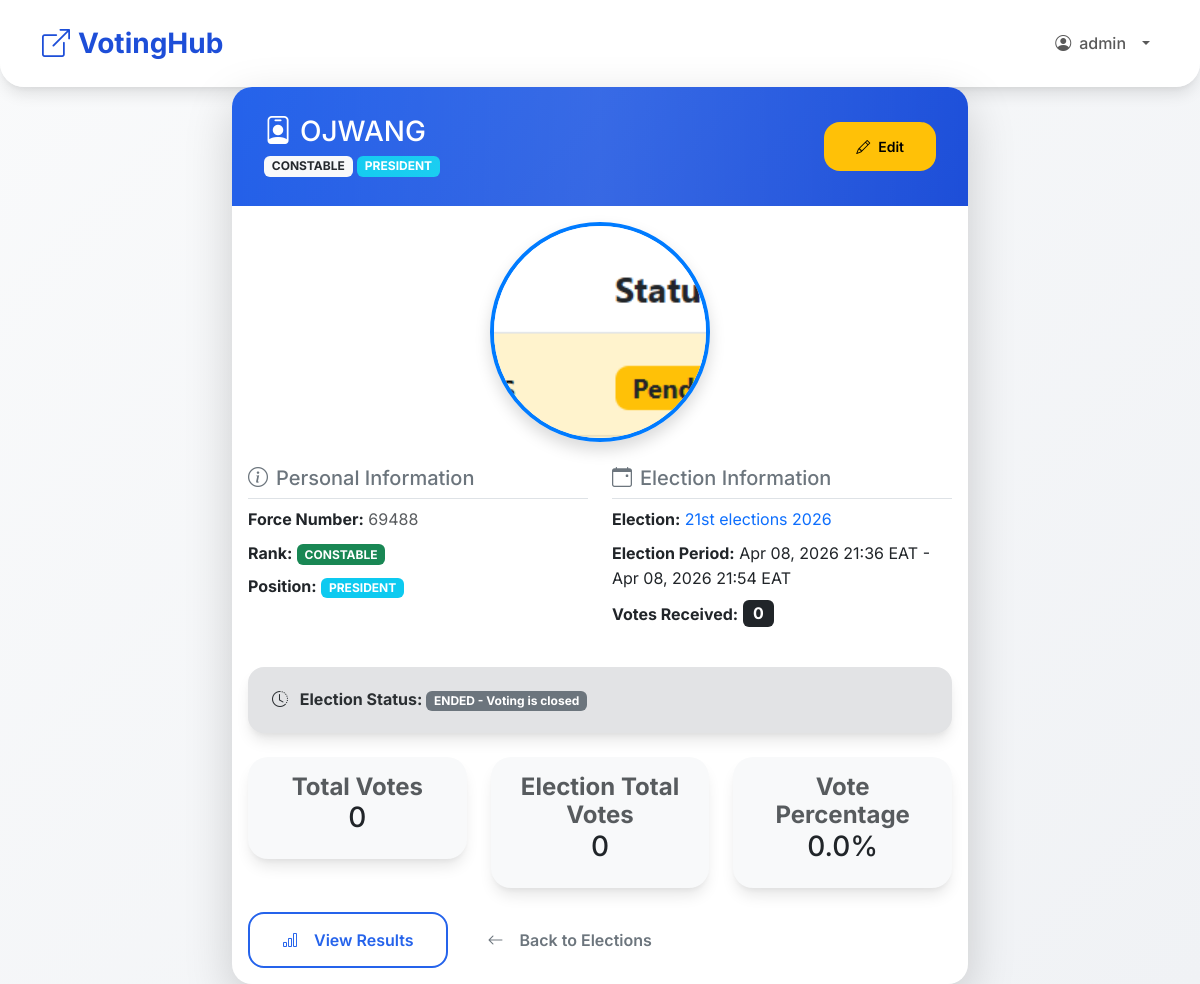
Page /polls/candidates/1/view/ (signed in) on the earlier database version.
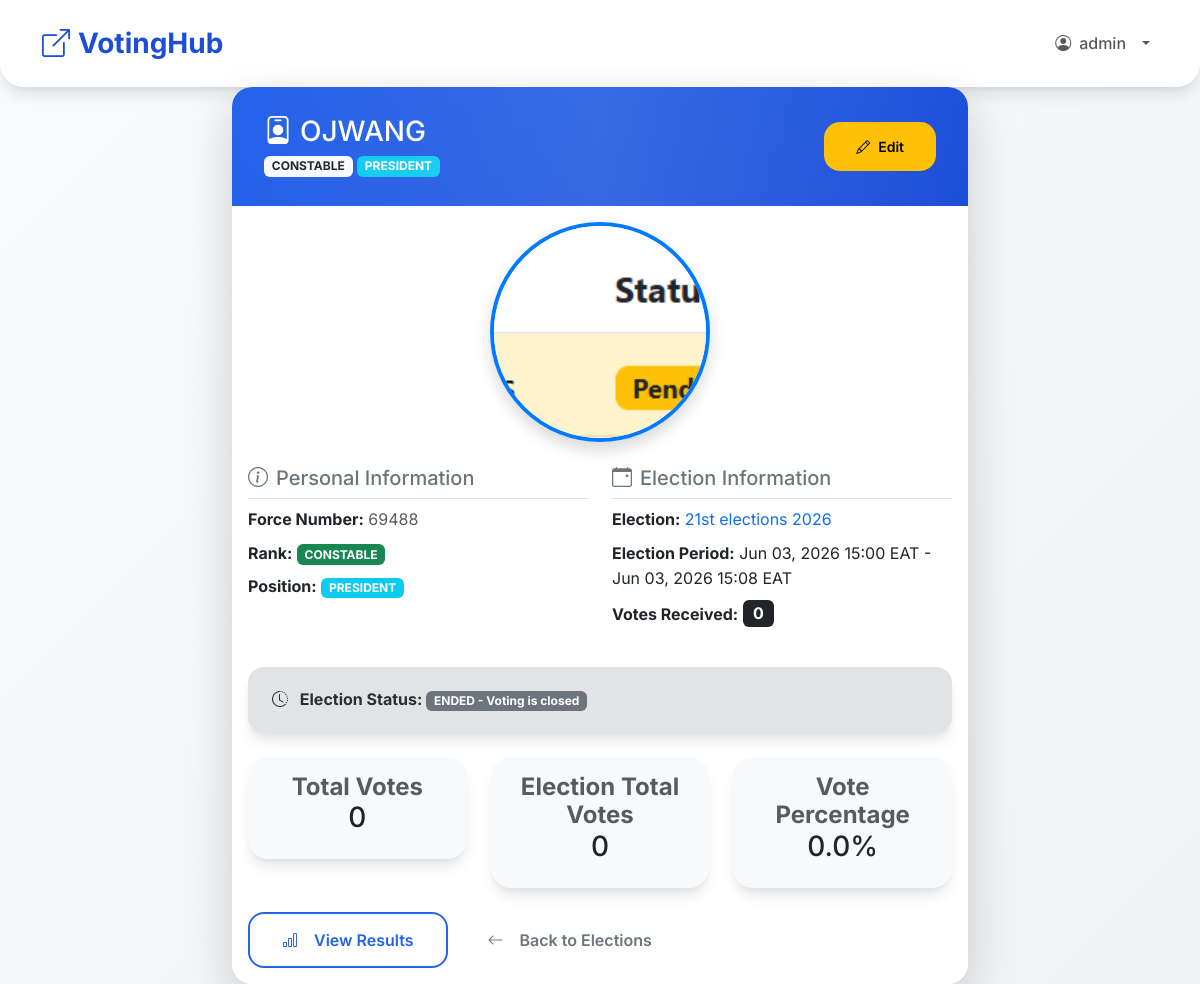
Same page on the later database version.
### polls/models.py (models this page shows, shortened)
class Election(models.Model):
    title = models.CharField(max_length=200)
    description = models.TextField(blank=True)
    positions = models.ManyToManyField(Position, through='ElectionPosition', related_name='elections')
    start_time = models.DateTimeField()
    end_time = models.DateTimeField()
    eligible_ranks = models.CharField(max_length=500, blank=True, help_text="Comma-separated ranks")
    eligible_stations = models.CharField(max_length=500, blank=True, help_text="Comma-separated stations")
    created_by = models.ForeignKey(PoliceUser, on_delete=models.CASCADE, related_name='created_elections')
    logo = models.ImageField(upload_to='election_logos/', blank=True, null=True)
    @property
    def status(self):
        now = timezone.now()
        if now < self.start_time:
            return 'UPCOMING'
        elif now > self.end_time:
            return 'ENDED'
        else:
            return 'ACTIVE'
    class Meta:
        ordering = ['-start_time']

### polls/views_admin.py (the view)
# urls.py: path('candidates/<int:candidate_id>/view/', views_admin.view_candidate, name='view_candidate'),
@login_required
def view_candidate(request, candidate_id):
    candidate = get_object_or_404(Candidate, pk=candidate_id)
    if request.user.role == 'VOTER':
        if not candidate.election.is_voter_eligible(request.user):
            messages.error(request, 'You are not eligible to view candidates for this election.')
            return redirect('polls:elections')
    votes_count = candidate.vote_set.count()
    election = candidate.election
    total_votes = election.vote_set.count()
    vote_percentage = (votes_count / total_votes * 100) if total_votes > 0 else 0
    return render(request, 'polls/view_candidate.html', {
        'candidate': candidate, 'votes_count': votes_count,
        'vote_percentage': vote_percentage, 'election': election,
        'is_admin': request.user.role in ['SUPER_ADMIN', 'ADMIN']
    })

### templates/polls/view_candidate.html (shortened to what the changed rows need)
{% extends 'base.html' %}
{% block content %}
<div class="row justify-content-center">
    <div class="col-lg-8">
        <div class="card shadow-lg">
            <div class="card-body">
                <div class="row mb-4">
                    <div class="col-md-6">
                        <ul class="list-unstyled">
                            <li class="mb-2">
                                <strong>Election:</strong>
                                <a href="{% url 'polls:results' election.id %}" class="text-decoration-none">{{ election.title }}</a>
                            </li>
                            <li class="mb-2">
                                <strong>Election Period:</strong>
                                {{ election.start_time|date:"M d, Y H:i" }} EAT - {{ election.end_time|date:"M d, Y H:i" }} EAT
                            </li>
                            {% if is_admin %}
                                <li class="mb-2">
                                    <strong>Votes Received:</strong>
                                    <span class="badge bg-dark fs-6">{{ votes_count }}</span>
                                </li>
                            {% endif %}
                        </ul>
                    </div>
                </div>
                {% if is_admin %}
                    <div class="row mt-4">
                        <div class="col-md-4">
                            <div class="card text-center bg-light">
                                <div class="card-body">
                                    <h6 class="card-title text-muted">Total Votes</h6>
                                    <h3 class="text-dark">{{ votes_count }}</h3>
                                </div>
                            </div>
                        </div>
                        <div class="col-md-4">
                            <div class="card text-center bg-light">
                                <div class="card-body">
                                    <h6 class="card-title text-muted">Election Total Votes</h6>
                                    <h3 class="text-dark">{{ election.vote_set.count }}</h3>
                                </div>
                            </div>
                        </div>
                        <div class="col-md-4">
                            <div class="card text-center bg-light">
                                <div class="card-body">
                                    <h6 class="card-title text-muted">Vote Percentage</h6>
                                    <h3 class="text-dark">{{ vote_percentage|floatformat:1 }}%</h3>
                                </div>
                            </div>
                        </div>
                    </div>
                {% endif %}
            </div>
        </div>
    </div>
</div>
{% endblock %}

Differences in the rows shown:
changed Election: start_time "Apr 08, 2026 21:36" → "Jun 03, 2026 15:00"; end_time "Apr 08, 2026 21:54" → "Jun 03, 2026 15:08"
